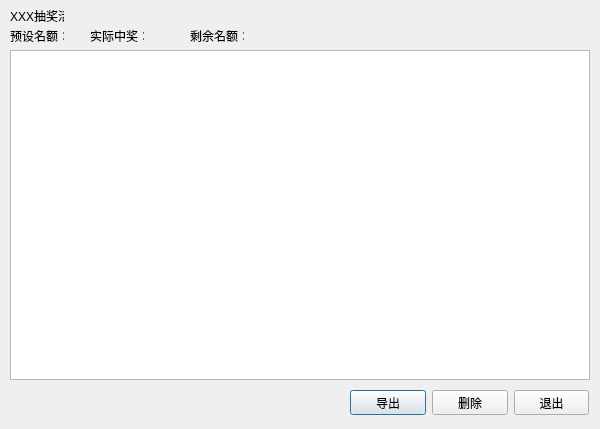
<?xml version="1.0" encoding="UTF-8"?>
<ui version="4.0">
 <class>DialogWinningView</class>
 <widget class="QDialog" name="DialogWinningView">
  <property name="geometry">
   <rect>
    <x>0</x>
    <y>0</y>
    <width>600</width>
    <height>429</height>
   </rect>
  </property>
  <property name="windowTitle">
   <string>Dialog</string>
  </property>
  <widget class="QLabel" name="label">
   <property name="geometry">
    <rect>
     <x>10</x>
     <y>30</y>
     <width>54</width>
     <height>12</height>
    </rect>
   </property>
   <property name="text">
    <string>预设名额：</string>
   </property>
  </widget>
  <widget class="QLabel" name="label_2">
   <property name="geometry">
    <rect>
     <x>90</x>
     <y>30</y>
     <width>54</width>
     <height>12</height>
    </rect>
   </property>
   <property name="text">
    <string>实际中奖：</string>
   </property>
  </widget>
  <widget class="QLabel" name="label_3">
   <property name="geometry">
    <rect>
     <x>190</x>
     <y>30</y>
     <width>54</width>
     <height>12</height>
    </rect>
   </property>
   <property name="text">
    <string>剩余名额：</string>
   </property>
  </widget>
  <widget class="QTableView" name="tableView">
   <property name="geometry">
    <rect>
     <x>10</x>
     <y>50</y>
     <width>580</width>
     <height>330</height>
    </rect>
   </property>
  </widget>
  <widget class="QLabel" name="label_4">
   <property name="geometry">
    <rect>
     <x>10</x>
     <y>10</y>
     <width>54</width>
     <height>12</height>
    </rect>
   </property>
   <property name="text">
    <string>XXX抽奖活动</string>
   </property>
  </widget>
  <widget class="QWidget" name="">
   <property name="geometry">
    <rect>
     <x>350</x>
     <y>390</y>
     <width>239</width>
     <height>25</height>
    </rect>
   </property>
   <layout class="QHBoxLayout" name="horizontalLayout">
    <item>
     <widget class="QPushButton" name="pushButton">
      <property name="text">
       <string>导出</string>
      </property>
     </widget>
    </item>
    <item>
     <widget class="QPushButton" name="pushButton_3">
      <property name="text">
       <string>删除</string>
      </property>
     </widget>
    </item>
    <item>
     <widget class="QPushButton" name="pushButton_2">
      <property name="text">
       <string>退出</string>
      </property>
     </widget>
    </item>
   </layout>
  </widget>
 </widget>
 <resources/>
 <connections/>
</ui>
